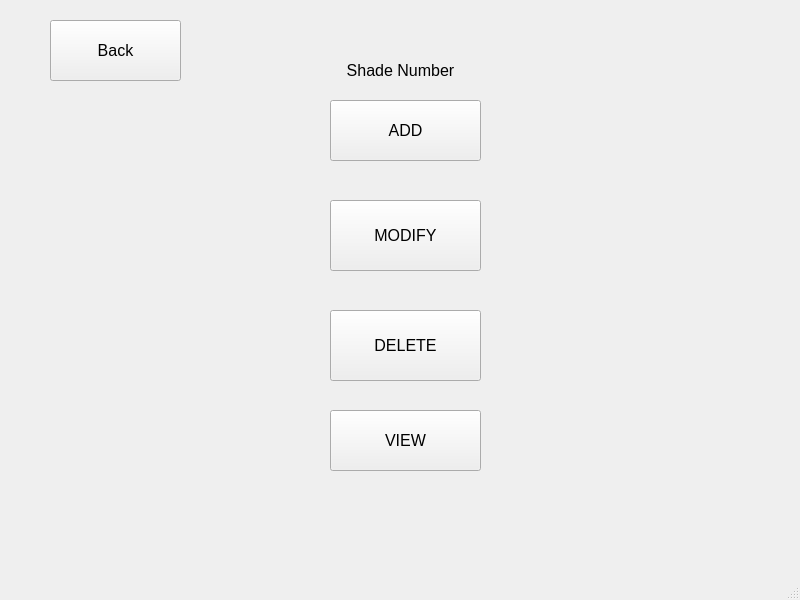
<?xml version="1.0" encoding="UTF-8"?>
<ui version="4.0">
 <class>MainWindow</class>
 <widget class="QMainWindow" name="MainWindow">
  <property name="geometry">
   <rect>
    <x>0</x>
    <y>0</y>
    <width>800</width>
    <height>600</height>
   </rect>
  </property>
  <property name="windowTitle">
   <string>MainWindow</string>
  </property>
  <widget class="QWidget" name="centralwidget">
   <widget class="QPushButton" name="back">
    <property name="geometry">
     <rect>
      <x>50</x>
      <y>20</y>
      <width>131</width>
      <height>61</height>
     </rect>
    </property>
    <property name="font">
     <font>
      <pointsize>12</pointsize>
     </font>
    </property>
    <property name="text">
     <string>Back</string>
    </property>
   </widget>
   <widget class="QPushButton" name="new_shade_view">
    <property name="geometry">
     <rect>
      <x>330</x>
      <y>410</y>
      <width>151</width>
      <height>61</height>
     </rect>
    </property>
    <property name="font">
     <font>
      <pointsize>12</pointsize>
     </font>
    </property>
    <property name="text">
     <string>VIEW</string>
    </property>
   </widget>
   <widget class="QPushButton" name="new_shade_add">
    <property name="geometry">
     <rect>
      <x>330</x>
      <y>100</y>
      <width>151</width>
      <height>61</height>
     </rect>
    </property>
    <property name="font">
     <font>
      <pointsize>12</pointsize>
     </font>
    </property>
    <property name="text">
     <string>ADD</string>
    </property>
   </widget>
   <widget class="QPushButton" name="new_shade_delete">
    <property name="geometry">
     <rect>
      <x>330</x>
      <y>310</y>
      <width>151</width>
      <height>71</height>
     </rect>
    </property>
    <property name="font">
     <font>
      <pointsize>12</pointsize>
     </font>
    </property>
    <property name="text">
     <string>DELETE</string>
    </property>
   </widget>
   <widget class="QPushButton" name="new_shade_modify">
    <property name="geometry">
     <rect>
      <x>330</x>
      <y>200</y>
      <width>151</width>
      <height>71</height>
     </rect>
    </property>
    <property name="font">
     <font>
      <pointsize>12</pointsize>
     </font>
    </property>
    <property name="text">
     <string>MODIFY</string>
    </property>
   </widget>
   <widget class="QLabel" name="label">
    <property name="geometry">
     <rect>
      <x>300</x>
      <y>60</y>
      <width>201</width>
      <height>20</height>
     </rect>
    </property>
    <property name="font">
     <font>
      <pointsize>12</pointsize>
     </font>
    </property>
    <property name="text">
     <string>Shade Number</string>
    </property>
    <property name="alignment">
     <set>Qt::AlignCenter</set>
    </property>
   </widget>
  </widget>
  <widget class="QStatusBar" name="statusbar"/>
 </widget>
 <resources/>
 <connections/>
</ui>
